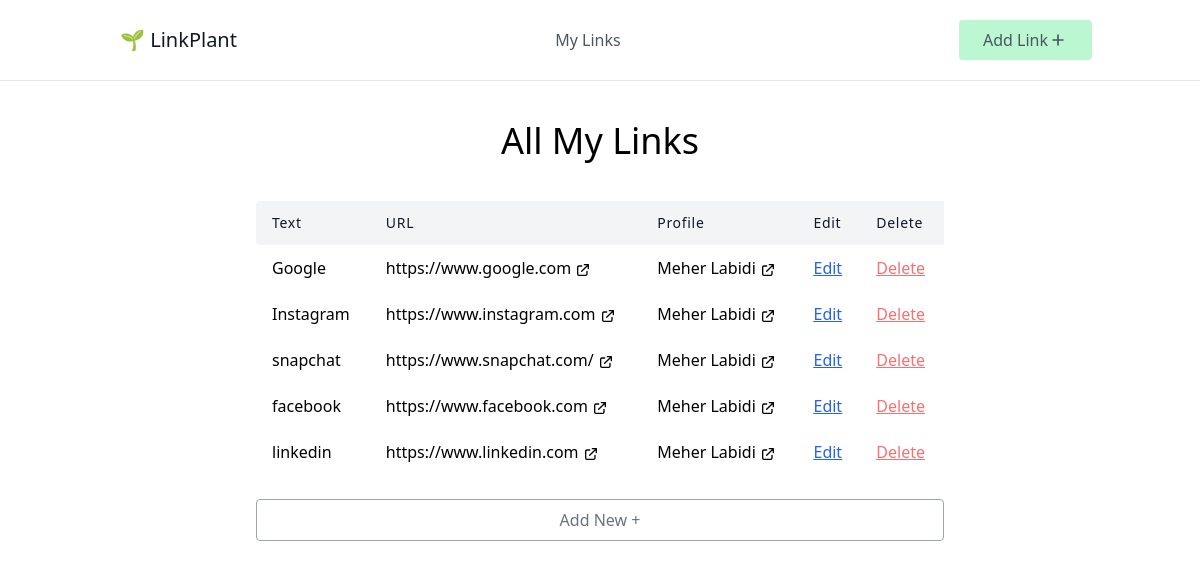
The page / on the database its author committed.
### link_plant/models.py (models this page shows, shortened)
class Link(models.Model):
    text = models.CharField(max_length=100)
    url = models.URLField()
    profile = models.ForeignKey(Profile,on_delete=models.CASCADE,related_name="links")

class Profile(models.Model):
    BG_CHOICES = (
        ("blue", "Blue"),
        ("green", "Green"),
        ("yellow", "Yellow"),
    )
    name = models.CharField(max_length=100)
    slug = models.SlugField(max_length=100)
    bg_color = models.CharField(max_length=50, choices=BG_CHOICES)

### link_plant/views.py (the view)
# urls.py: path('', LinkListView.as_view(),name='link-list'),
class LinkListView(ListView):
    model = Link

### link_plant/templates/link_plant/link_list.html
{% extends 'link_plant/_base.html' %}
{% block content %}
<h1 class="text-4xl text-center mb-10">All My Links</h1>
<div class="w-full mx-auto overflow-auto">
    <table class="table-auto w-full text-left whitespace-no-wrap">
        <thead>
            <tr>
                <th class="px-4 py-3 title-font tracking-wider font-medium text-gray-900 text-sm bg-gray-100 rounded-tl rounded-bl">Text</th>
                <th class="px-4 py-3 title-font tracking-wider font-medium text-gray-900 text-sm bg-gray-100">URL</th>
                <th class="px-4 py-3 title-font tracking-wider font-medium text-gray-900 text-sm bg-gray-100">Profile</th>
                <th class="px-4 py-3 title-font tracking-wider font-medium text-gray-900 text-sm bg-gray-100">Edit</th>
                <th class="px-4 py-3 title-font tracking-wider font-medium text-gray-900 text-sm bg-gray-100">Delete</th>
            </tr>
        </thead>
        <tbody>
            {% for link in object_list %}
            <tr>
                <td class="px-4 py-3">{{link.text}}</td>
                <td class="px-4 py-3">
                    <a href="{{link.url}}" target="_blank">
                        {{link.url}}
                        <svg xmlns="http://www.w3.org/2000/svg" class="h-4 w-4 inline" fill="none" viewBox="0 0 24 24" stroke="currentColor" stroke-width="2">
                        <path stroke-linecap="round" stroke-linejoin="round" d="M10 6H6a2 2 0 00-2 2v10a2 2 0 002 2h10a2 2 0 002-2v-4M14 4h6m0 0v6m0-6L10 14" />
                        </svg>
                    </a>
                </td>
                <td class="px-4 py-3">
                    <a href="{% url 'profile' link.profile.slug %}" target="_blank">
                        {{link.profile.name}}
                        <svg xmlns="http://www.w3.org/2000/svg" class="h-4 w-4 inline" fill="none" viewBox="0 0 24 24" stroke="currentColor" stroke-width="2">
                        <path stroke-linecap="round" stroke-linejoin="round" d="M10 6H6a2 2 0 00-2 2v10a2 2 0 002 2h10a2 2 0 002-2v-4M14 4h6m0 0v6m0-6L10 14" />
                        </svg>
                    </a>
                </td>
                <td class="px-4 py-3 underline text-blue-600"><a href="{%url 'link-update' link.id %}">Edit</a></td>
                <td class="px-4 py-3 underline text-red-400"><a href="{%url 'link-delete' link.id %}">Delete</a></td>
            </tr>
        {% endfor %}
      </tbody>
    </table>
    <a href="{%url 'link-create'%}">
        <p class="mt-6 py-2 w-full border rounded border-gray-400 text-center text-gray-500 hover:cursor-pointer hover:bg-gray-100 hover:border-gray-500">
            Add New +
        </p>
    </a>
  </div>
{% endblock content %}

### link_plant/templates/link_plant/_base.html (shortened to what this page needs)
<html>
    <head>
        <script src="https://cdn.tailwindcss.com"></script>
    </head>
    <body>
        <header class="text-gray-600 body-font border-b">
            <div class="container mx-auto flex flex-wrap p-5 flex-col md:flex-row items-center">
              <a href="{% url 'link-list' %}" class="flex title-font font-medium items-center text-gray-900 mb-4 md:mb-0">
                <span class="ml-3 text-xl">🌱 LinkPlant</span>
              </a>
              <nav class="md:ml-auto md:mr-auto flex flex-wrap items-center text-base justify-center">
                <a href="{% url 'link-list' %}" class="mr-5 hover:text-gray-900">My Links</a>
              </nav>
                <button class="inline-flex items-center bg-green-200 border-0 py-2 px-6 focus:outline-none hover:bg-green-300 rounded text-base mt-4 md:mt-0">Add Link
                    <svg xmlns="http://www.w3.org/2000/svg" class="h-5 w-5" fill="none" viewBox="0 0 24 24" stroke="currentColor" stroke-width="2">
                        <path stroke-linecap="round" stroke-linejoin="round" d="M12 6v6m0 0v6m0-6h6m-6 0H6" />
                    </svg>
                </button>
            </div>
          </header>
          <div class="container mx-auto">
            <div class="sm:w-3/4 mx-auto sm:p-10">
                {% block content %}
                {% endblock content %}
            </div>
            </div>
    </body>
</html>

### rows shown on the page
Link: text "Google", url "https://www.google.com", profile.name "Meher Labidi"
Link: text "Instagram", url "https://www.instagram.com", profile.name "Meher Labidi"
Link: text "snapchat", url "https://www.snapchat.com/", profile.name "Meher Labidi"
Link: text "facebook", url "https://www.facebook.com", profile.name "Meher Labidi"
Link: text "linkedin", url "https://www.linkedin.com", profile.name "Meher Labidi"
